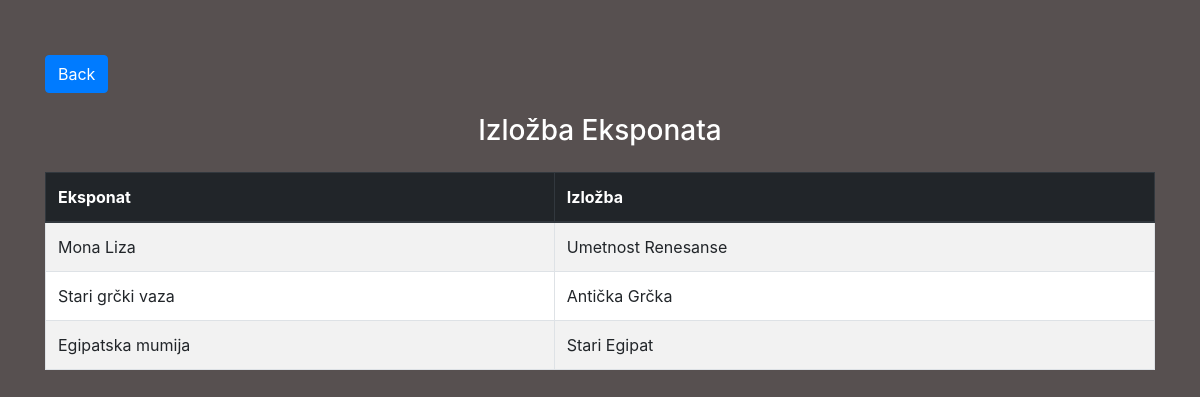
Page /eksponatiIzlozbe.php on the committed database.
### tables this page shows
CREATE TABLE `eksponati` (
  `EksponatID` int(11) NOT NULL,
  `Naziv` varchar(255) NOT NULL,
  `Opis` text DEFAULT NULL,
  `Istorija` text DEFAULT NULL,
  `DatumPrijema` date DEFAULT NULL,
  `Vrsta` varchar(100) DEFAULT NULL,
  `Lokacija` varchar(100) DEFAULT NULL,
  `Slika` varchar(255) NOT NULL
);

### eksponatiIzlozbe.php (the view, shortened to what this page needs)
<?php
include("php/povezivanje.php");
?>
<!DOCTYPE html>
<html lang="en">
<head>
    <link rel="stylesheet" href="https://stackpath.bootstrapcdn.com/bootstrap/4.1.3/css/bootstrap.min.css">
    <link rel="stylesheet" href="./css/style.css">
</head>
<body>
    <div class="container" style="margin-top: 50px">
        <div class="row">
            <div class="col-12">
                <button type="button" class="btn btn-primary"><a href="panel.php" style="color:white;">Back</a></button>
            </div>
            <div class="col-12">
                <h3 class="text-center mt-3" style="color: white;">Izložba Eksponata</h3>
                <div class="table-responsive">
                    <table class="table table-bordered table-striped mt-3" style="background-color: white;">
                        <thead class="thead-dark">
                            <tr>
                                <th scope="col">Eksponat</th>
                                <th scope="col">Izložba</th>
                            </tr>
                        </thead>
                        <tbody>
                        <?php
                                $sql = "SELECT eksponati.Naziv AS NazivEksponata, izložbe.Naziv AS NazivIzložbe FROM eksponati_izložbe INNER JOIN eksponati ON eksponati_izložbe.EksponatID = eksponati.EksponatID INNER JOIN Izložbe ON Eksponati_Izložbe.IzložbaID = Izložbe.IzložbaID";
                                $result = $mysqli->query($sql);
                                if ($result->num_rows > 0) {
                                    while($row = $result->fetch_assoc()) {
                                        echo '<tr>';
                                        echo '<td>' . $row["NazivEksponata"] . '</td>';
                                        echo '<td>' . $row["NazivIzložbe"] . '</td>';
                                        echo '</tr>';
                                    }
                                } else {
                                    echo "<tr><td colspan='2'>Nema rezultata.</td></tr>";
                                }
                                ?>
                        </tbody>
                    </table>
                </div>
            </div>
        </div>
    </div>
</body>
</html>

### css/style.css (style rules this page uses)
body { background-color: #575050; }
.container { margin-top: 50px; }
a { color: white; }
.btn { margin-bottom: 5px; margin-top: 5px; }

### eksponatiIzlozbe.php (style rules this page uses)
body { background-image: url('img/muzej.jpg'); background-repeat: no-repeat; background-attachment: fixed; background-size: 100% 100%; }

### rows in the picture
eksponati: Naziv "Mona Liza", izložbe.Naziv "Umetnost Renesanse"
eksponati: Naziv "Stari grčki vaza", izložbe.Naziv "Antička Grčka"
eksponati: Naziv "Egipatska mumija", izložbe.Naziv "Stari Egipat"
